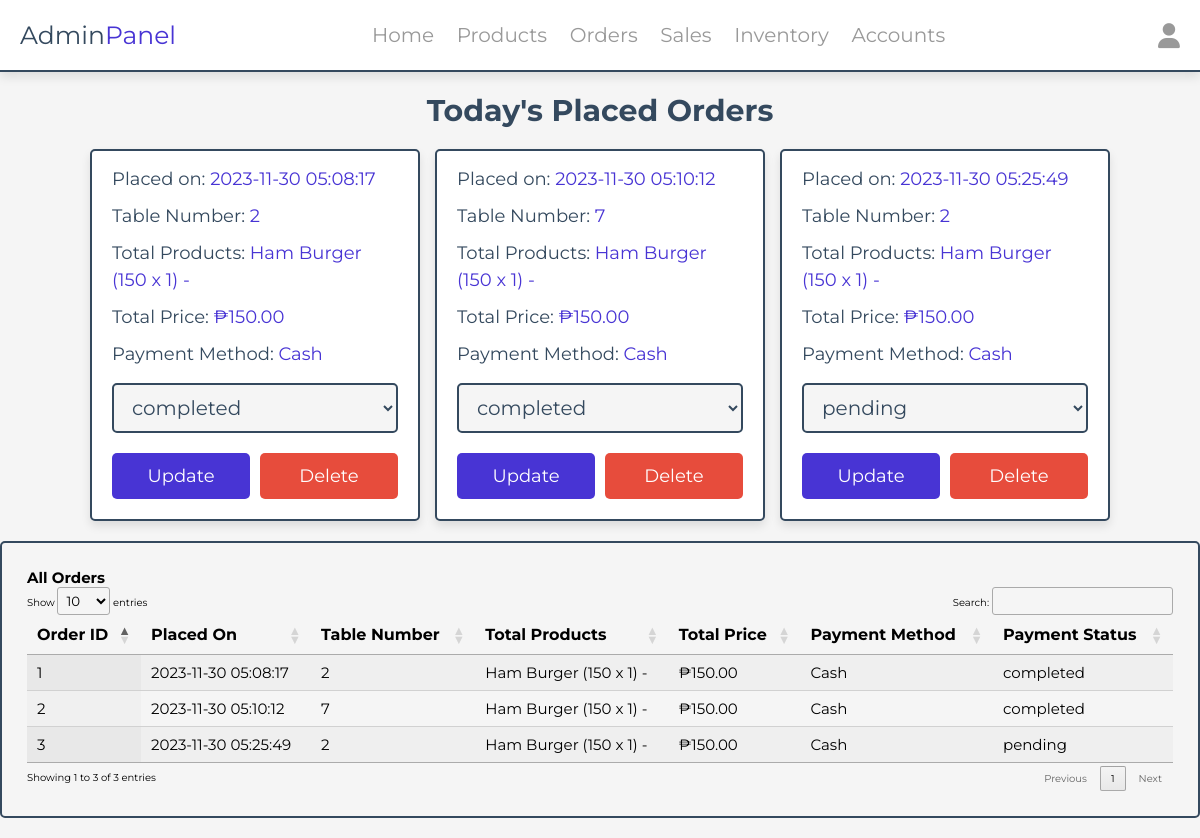
The page /admin/placed_orders.php (signed in) on the database its author committed.
### tables this page shows
CREATE TABLE `orders` (
  `id` int(11) UNSIGNED NOT NULL,
  `user_id` int(11) DEFAULT NULL,
  `method` varchar(50) DEFAULT NULL,
  `address` varchar(100) DEFAULT NULL,
  `address1` varchar(100) DEFAULT NULL,
  `total_products` text DEFAULT NULL,
  `total_price` decimal(10,2) DEFAULT NULL,
  `quantity_sold` int(11) DEFAULT NULL,
  `payment_status` text DEFAULT NULL,
  `placed_on` timestamp NOT NULL DEFAULT current_timestamp()
);

### admin/placed_orders.php (the view, shortened to what this page needs)
<?php
include '../components/connect.php';
$currentDate = date('Y-m-d');
if (isset($_GET['show_all'])) {
    $select_orders = $conn->prepare("SELECT * FROM `orders`");
    $select_orders->execute();
} else {
    $select_orders = $conn->prepare("SELECT * FROM `orders` WHERE DATE(placed_on) = ?");
    $select_orders->execute([$currentDate]);
}
?>
<!DOCTYPE html>
<html lang="en">
<head>
    <link rel="stylesheet" href="https://cdnjs.cloudflare.com/ajax/libs/font-awesome/6.1.1/css/all.min.css">
    <link rel="stylesheet" type="text/css" href="https://cdn.datatables.net/1.11.5/css/jquery.dataTables.css">
    <link rel="stylesheet" href="../css/admin_style.css">
</head>
<body>
    <?php include '../components/admin_header.php' ?>
    <section class="placed-orders">
        <h1 class="heading">Today's Placed Orders</h1>
        <div class="box-container">
            <?php
            if ($select_orders->rowCount() > 0) {
                while ($fetch_orders = $select_orders->fetch(PDO::FETCH_ASSOC)) {
            ?>
            <div class="box">
                <p>Placed on: <span><?= $fetch_orders['placed_on']; ?></span></p>
                <p>Table Number: <span><?= $fetch_orders['address']; ?></span></p>
                <p>Total Products: <span><?= $fetch_orders['total_products']; ?></span></p>
                <p>Total Price: <span>₱<?= $fetch_orders['total_price']; ?></span></p>
                <p>Payment Method: <span><?= $fetch_orders['method']; ?></span></p>
                <form action="" method="POST">
                    <select name="payment_status" class="drop-down">
                        <option value="" selected disabled><?= $fetch_orders['payment_status']; ?></option>
                    </select>
                    <div class="flex-btn">
                        <input type="submit" value="Update" class="btn" name="update_payment">
                        <a href="placed_orders.php?delete=<?= $fetch_orders['id']; ?>" class="delete-btn"
                            onclick="return confirm('Delete this order?');">Delete</a>
                    </div>
                </form>
            </div>
            <?php
                }
            } else {
                echo '<p class="empty">No orders placed today!</p>';
            }
            ?>
        </div>
    </section>
    <section class="orders-table">
        <h2>All Orders</h2>
        <table id="ordersDataTable" class="display">
            <thead>
                <tr>
                    <th>Order ID</th>
                    <th>Placed On</th>
                    <th>Table Number</th>
                    <th>Total Products</th>
                    <th>Total Price</th>
                    <th>Payment Method</th>
                    <th>Payment Status</th>
                </tr>
            </thead>
            <tbody>
                <?php
                $all_orders = $conn->prepare("SELECT * FROM `orders`");
                $all_orders->execute();
                if ($all_orders->rowCount() > 0) {
                    while ($order_row = $all_orders->fetch(PDO::FETCH_ASSOC)) {
                        echo "<tr>";
                        echo "<td>{$order_row['id']}</td>";
                        echo "<td>{$order_row['placed_on']}</td>";
                        echo "<td>{$order_row['address']}</td>";
                        echo "<td>{$order_row['total_products']}</td>";
                        echo "<td>₱{$order_row['total_price']}</td>";
                        echo "<td>{$order_row['method']}</td>";
                        echo "<td>{$order_row['payment_status']}</td>";
                        echo "</tr>";
                    }
                }
                ?>
            </tbody>
        </table>
    </section>
</body>
</html>

### css/admin_style.css (style rules this page uses)
:root { --main-color:#4834d4; --red:#e74c3c; --orange:#f39c12; --black:#34495e; --white:#fff; --light-bg:#f5f5f5; --light-color:#999; --border:.2rem solid var(--black); --box-shadow:0 .5rem 1rem rgba(0,0,0,.1); }
* { font-family: 'Montserrat', sans-serif; margin:0; padding:0; box-sizing: border-box; text-decoration: none; outline: none; border:none; }
html { font-size: 62.5%; overflow-x: hidden; }
body { background-color: var(--light-bg); }
section { max-width: 1200px; margin:0 auto; padding:2rem; }
.btn, .delete-btn, .option-btn { display: block; margin-top: 1rem; border-radius: .5rem; cursor: pointer; width: 100%; font-size: 1.8rem; color:var(--white); padding:1.2rem 3rem; text-transform: capitalize; text-align: center; }
.btn { background-color: var(--main-color); }
.delete-btn { background-color: var(--red); }
.flex-btn { display: flex; gap:1rem; }
.heading { text-align: center; margin-bottom: 2rem; text-transform: capitalize; color:var(--black); font-size: 3rem; }
.placed-orders .box-container { display: grid; grid-template-columns: repeat(auto-fit, 33rem); gap:1.5rem; justify-content: center; align-items: flex-start; }
.placed-orders .box-container .box { background-color: var(--white); border-radius: .5rem; box-shadow: var(--box-shadow); border:var(--border); padding:2rem; padding-top: 1rem; }
.placed-orders .box-container .box p { padding: .5rem 0; line-height: 1.5; font-size: 1.8rem; color:var(--black); }
.placed-orders .box-container .box p span { color:var(--main-color); }
.placed-orders .box-container .box .drop-down { width: 100%; margin:1rem 0; background-color: var(--light-bg); padding:1rem 1.4rem; font-size: 2rem; color:var(--black); border:var(--border); border-radius: .5rem; }

### admin/placed_orders.php (style rules this page uses)
.orders-table { border: var(--border); border-radius: 5px; padding: 25px; margin-bottom: 20px; }
#ordersDataTable tbody td { font-size: 1.5rem; }
#ordersDataTable thead th { font-size: 16px; }

### rows shown on the page
orders: placed_on "2023-11-30 05:08:17", address "2", total_products "Ham Burger (150 x 1) -", total_price "150.00", method "Cash", payment_status "completed", id "1"
orders: placed_on "2023-11-30 05:10:12", address "7", total_products "Ham Burger (150 x 1) -", total_price "150.00", method "Cash", payment_status "completed", id "2"
orders: placed_on "2023-11-30 05:25:49", address "2", total_products "Ham Burger (150 x 1) -", total_price "150.00", method "Cash", payment_status "pending", id "3"
